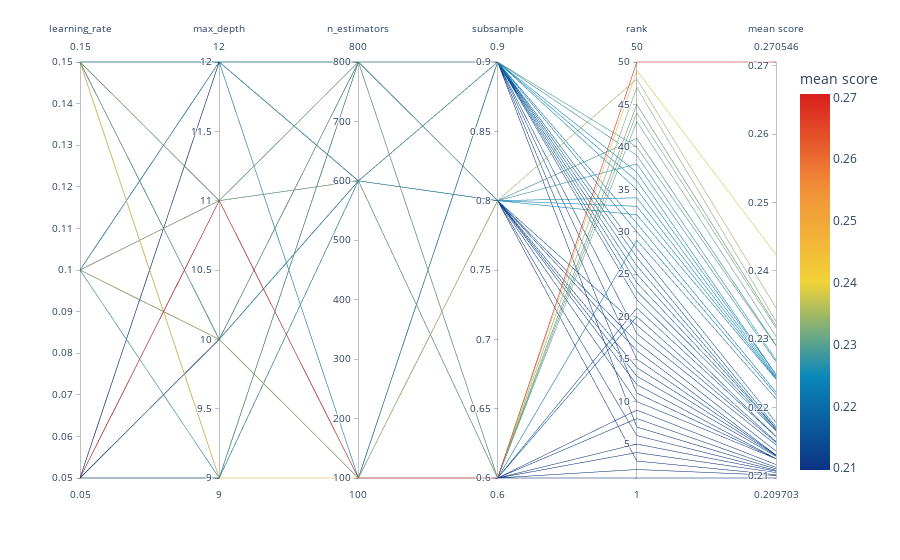

The notebook cell this image was saved under:
### Markdown cell above
##### 11.1.3.1 Parallel Coordinates

No gráfico a seguir, fica evidente que ao escolher os 10 melhores modelos, é possível identificar a eliminação de alguns parâmetros, como n_estimators = 100, learning_rate = 0.15 e max_depth = 9.

### Code cell
import plotly.express as px
cols = ['param_learning_rate', 'param_max_depth', 'param_n_estimators',
       'param_subsample','rank_test_score','mean_test_score']


labels = {'param_learning_rate': 'learning_rate', 
            'param_max_depth': 'max_depth',
            'param_n_estimators': 'n_estimators',
            'param_subsample': 'subsample',
            'rank_test_score': 'rank',
            'mean_test_score': 'mean score'}

cv_result = cv_results[cols].astype(float)


fig = px.parallel_coordinates(cv_result, color="mean_test_score",
                              labels = labels,
                                color_continuous_scale=px.colors.diverging.Portland
                                          )



fig.show()

fig.write_html('parallel_coodinate_pop.html')

### Figure 1 — Plotly figure (JSON) as saved in the notebook; plotly's stock layout.template omitted (floating-point values rounded to 4 significant figures)
{"data": [{"dimensions": [{"label": "learning_rate", "values": [0.15, 0.15, 0.1, 0.1, 0.1, 0.1, 0.15, 0.15, 0.1, 0.05, 0.05, 0.15, 0.1, 0.05, 0.15, 0.05, 0.05, 0.05, 0.1, 0.05, 0.1, 0.1, 0.05, 0.05, 0.05, 0.15, 0.15, 0.15, 0.15, 0.1, 0.15, 0.05, 0.1, 0.05, 0.05, 0.05, 0.1, 0.15, 0.1, 0.1, 0.05, 0.15, 0.05, 0.15, 0.15, 0.15, 0.15, 0.1, 0.05, 0.15]}, {"label": "max_depth", "values": [10, 11, 11, 10, 10, 11, 11, 10, 11, 12, 11, 11, 12, 11, 11, 11, 10, 11, 11, 9, 11, 10, 9, 12, 11, 12, 12, 9, 10, 12, 10, 10, 12, 11, 9, 10, 12, 11, 9, 9, 11, 12, 12, 9, 9, 10, 12, 10, 10, 12]}, {"label": "n_estimators", "values": [100, 800, 100, 600, 100, 600, 800, 100, 800, 600, 600, 600, 800, 800, 600, 100, 800, 600, 600, 800, 600, 800, 600, 800, 600, 800, 100, 100, 600, 100, 800, 800, 600, 800, 800, 600, 800, 100, 600, 800, 800, 600, 600, 600, 800, 100, 600, 600, 600, 800]}, {"label": "subsample", "values": [0.8, 0.6, 0.6, 0.8, 0.8, 0.8, 0.6, 0.8, 0.8, 0.8, 0.6, 0.9, 0.9, 0.8, 0.6, 0.6, 0.6, 0.9, 0.9, 0.9, 0.6, 0.6, 0.6, 0.6, 0.8, 0.8, 0.9, 0.6, 0.8, 0.9, 0.9, 0.8, 0.9, 0.6, 0.6, 0.8, 0.8, 0.9, 0.9, 0.8, 0.9, 0.9, 0.6, 0.9, 0.9, 0.9, 0.8, 0.9, 0.6, 0.9]}, {"label": "rank", "values": [41, 45, 47, 14, 48, 10, 45, 41, 13, 12, 1, 30, 25, 6, 44, 50, 5, 11, 7, 22, 29, 43, 21, 9, 3, 34, 27, 49, 32, 37, 31, 17, 23, 2, 20, 16, 19, 36, 28, 38, 15, 24, 8, 39, 40, 35, 33, 18, 4, 26]}, {"label": "mean score", "values": [0.2291, 0.232, 0.2326, 0.213, 0.2346, 0.2125, 0.232, 0.2291, 0.2129, 0.2125, 0.2097, 0.2219, 0.2169, 0.2108, 0.2316, 0.2705, 0.2107, 0.2125, 0.211, 0.2158, 0.2213, 0.2304, 0.2158, 0.2117, 0.2102, 0.2244, 0.2172, 0.2424, 0.2242, 0.2248, 0.2223, 0.2136, 0.2166, 0.2101, 0.215, 0.2131, 0.2149, 0.2248, 0.2178, 0.2267, 0.213, 0.2167, 0.2113, 0.227, 0.229, 0.2246, 0.2243, 0.2146, 0.2105, 0.2169]}], "domain": {"x": [0, 1], "y": [0, 1]}, "line": {"color": [0.2291, 0.232, 0.2326, 0.213, 0.2346, 0.2125, 0.232, 0.2291, 0.2129, 0.2125, 0.2097, 0.2219, 0.2169, 0.2108, 0.2316, 0.2705, 0.2107, 0.2125, 0.211, 0.2158, 0.2213, 0.2304, 0.2158, 0.2117, 0.2102, 0.2244, 0.2172, 0.2424, 0.2242, 0.2248, 0.2223, 0.2136, 0.2166, 0.2101, 0.215, 0.2131, 0.2149, 0.2248, 0.2178, 0.2267, 0.213, 0.2167, 0.2113, 0.227, 0.229, 0.2246, 0.2243, 0.2146, 0.2105, 0.2169], "coloraxis": "coloraxis"}, "name": "", "type": "parcoords"}], "layout": {"coloraxis": {"colorbar": {"title": {"text": "mean score"}}, "colorscale": [[0, "rgb(12,51,131)"], [0.25, "rgb(10,136,186)"], [0.5, "rgb(242,211,56)"], [0.75, "rgb(242,143,56)"], [1, "rgb(217,30,30)"]]}, "legend": {"tracegroupgap": 0}, "margin": {"t": 60}}}
